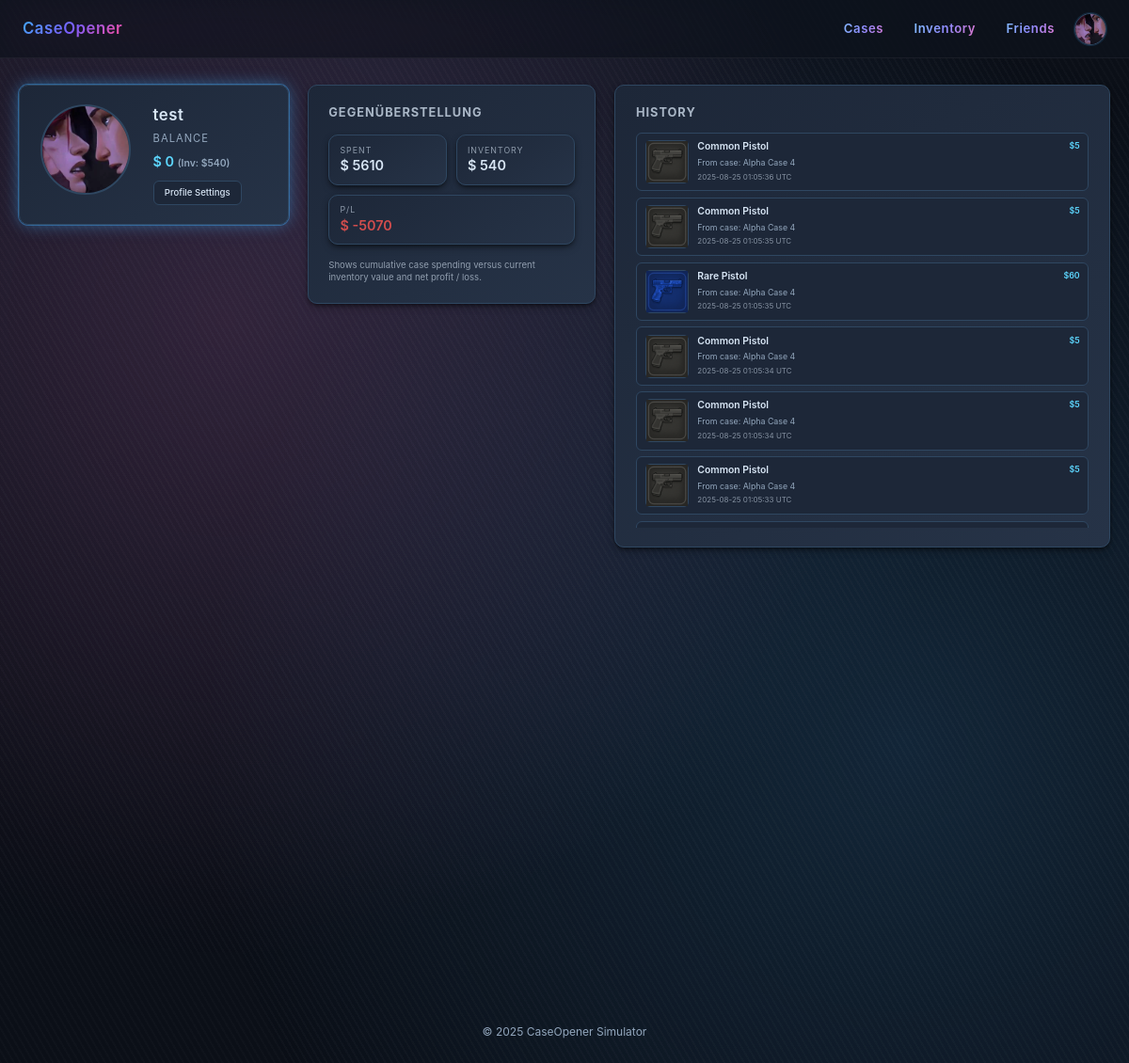
Screenshot of /profile (signed in) with the database file from the repository.
### models.py (models this page shows, shortened)
class User(db.Model):
    __tablename__ = 'users'
    id = db.Column(db.Integer, primary_key=True)
    username = db.Column(db.String(80), unique=True, nullable=False, index=True)
    password_hash = db.Column(db.String(255), nullable=False)
    avatar = db.Column(db.String(255), nullable=True)
    money = db.Column(db.Integer, default=0, nullable=False)
    public_enabled = db.Column(db.Boolean, default=False, nullable=False)
    public_slug = db.Column(db.String(120), unique=True, nullable=True, index=True)
    total_spent = db.Column(db.Integer, default=0, nullable=False)  # cumulative case spending
    created_at = db.Column(db.DateTime, default=datetime.utcnow, nullable=False)
    inventory_items = db.relationship('InventoryItem', back_populates='user', cascade='all, delete-orphan')
    @property
    def inventory_total_value(self) -> int:
        total = 0
        for inv in self.inventory_items:
            if inv.item:
                total += inv.item.value * inv.quantity
        return total

class Item(db.Model):
    __tablename__ = 'items'
    id = db.Column(db.Integer, primary_key=True)
    name = db.Column(db.String(120), unique=True, nullable=False, index=True)
    value = db.Column(db.Integer, nullable=False, default=0)
    image = db.Column(db.String(255), nullable=True)
    rarity = db.Column(db.String(32), nullable=True, index=True)  # added later; may be null for legacy rows
    created_at = db.Column(db.DateTime, default=datetime.utcnow, nullable=False)
    inventory_entries = db.relationship('InventoryItem', back_populates='item')

class InventoryItem(db.Model):
    __tablename__ = 'inventory_items'
    id = db.Column(db.Integer, primary_key=True)
    user_id = db.Column(db.Integer, db.ForeignKey('users.id'), nullable=False, index=True)
    item_id = db.Column(db.Integer, db.ForeignKey('items.id'), nullable=False, index=True)
    quantity = db.Column(db.Integer, nullable=False, default=1)
    created_at = db.Column(db.DateTime, default=datetime.utcnow, nullable=False)
    user = db.relationship('User', back_populates='inventory_items')
    item = db.relationship('Item', back_populates='inventory_entries')

class AcquisitionHistory(db.Model):
    __tablename__ = 'acquisition_history'
    id = db.Column(db.Integer, primary_key=True)
    user_id = db.Column(db.Integer, db.ForeignKey('users.id'), nullable=False, index=True)
    item_id = db.Column(db.Integer, db.ForeignKey('items.id'), nullable=False, index=True)
    case_id = db.Column(db.Integer, nullable=True, index=True)
    case_name = db.Column(db.String(120), nullable=True)
    created_at = db.Column(db.DateTime, default=datetime.utcnow, nullable=False)
    user = db.relationship('User', backref=db.backref('acquisition_events', cascade='all, delete-orphan'))
    item = db.relationship('Item')

### app.py (the view)
@app.route('/profile')
def profile():
    uid = session.get('user_id')
    if not uid:
        return redirect(url_for('login'))
    user = User.query.get(uid)
    if not user:
        session.clear()
        return redirect(url_for('login'))
    history = AcquisitionHistory.query.filter_by(user_id=user.id).order_by(AcquisitionHistory.created_at.desc()).limit(25).all()
    return render_template('profile.html', user=user, history=history)

### app.py (called while the page is built, shortened)
@app.context_processor
def inject_current_user():
    uid = session.get('user_id')
    user = User.query.get(uid) if uid else None
    def avatar_url(u):
        if not u or not u.avatar or 'default-avatar' in u.avatar:
            return f"{DEFAULT_AVATAR_PATH}?v={DEFAULT_AVATAR_VERSION}"
        return u.avatar if (u.avatar.startswith('http') or u.avatar.startswith('/')) else '/' + u.avatar
    return {'current_user': user, 'avatar_url': avatar_url}

@app.before_request
def ensure_db_seeded():
    global _DB_INITIALIZED
    if _DB_INITIALIZED:
        return

### templates/profile.html (shortened to what this page needs)
{% extends "base.html" %}
{% block head %}<link rel="stylesheet" href="{{ url_for('static', filename='profile.css') }}">{% endblock %}
{% block content %}
<div class="stack profile-layout">
    <div class="row profile-row">
    <div class="surface glow profile-card" style="max-width:420px;">
            <div class="row profile-header" style="align-items:flex-start; gap:1.5rem;">
                <div style="display:flex; flex-direction:column; align-items:center; gap:.6rem;">
                    <img src="{{ avatar_url(user) }}" alt="Avatar" class="profile-avatar" style="width:96px;height:96px;border-radius:50%;object-fit:cover;border:2px solid #2f4761;">
                </div>
                <div class="stack profile-stack">
                    <div class="profile-username">{{ user.username }}</div>
                    <div class="text-dim profile-balance-label">Balance</div>
                    <div class="profile-balance">$ {{ user.money }} <span class="text-dim">(Inv: ${{ user.inventory_total_value }})</span></div>
                    <div>
                        <a href="{{ url_for('public_profile_settings') }}" class="btn" style="font-size:.6rem;padding:.45rem .7rem;margin-top:.3rem;">Profile Settings</a>
                    </div>
                </div>
            </div>
        </div>
        <div class="surface" style="flex:1 1 300px; max-width:420px; display:flex; flex-direction:column; gap:.9rem;">
            <h2 style="margin:0;font-size:.8rem;letter-spacing:1px;text-transform:uppercase;opacity:.75;">Gegenüberstellung</h2>
            <div class="row" style="flex-wrap:wrap; gap:.6rem;">
                <div class="surface" style="flex:1 1 120px; padding:.6rem .7rem;">
                    <div style="font-size:.55rem;letter-spacing:1px;text-transform:uppercase;opacity:.6;">Spent</div>
                    <div style="font-size:.9rem;font-weight:600;">$ {{ user.total_spent or 0 }}</div>
                </div>
                <div class="surface" style="flex:1 1 120px; padding:.6rem .7rem;">
                    <div style="font-size:.55rem;letter-spacing:1px;text-transform:uppercase;opacity:.6;">Inventory</div>
                    <div style="font-size:.9rem;font-weight:600;">$ {{ user.inventory_total_value }}</div>
                </div>
                <div class="surface" style="flex:1 1 120px; padding:.6rem .7rem;">
                    <div style="font-size:.55rem;letter-spacing:1px;text-transform:uppercase;opacity:.6;">P/L</div>
                    {% set pl = user.inventory_total_value - (user.total_spent or 0) %}
                    <div class="pl-value {{ 'pl-positive' if pl>=0 else 'pl-negative' }}">$ {{ pl }}</div>
                </div>
            </div>
            <div style="font-size:.6rem;opacity:.6;line-height:1.4;">Shows cumulative case spending versus current inventory value and net profit / loss.</div>
        </div>
                <div class="surface" style="flex:1 1 520px; max-width:560px; display:flex; flex-direction:column; gap:.75rem;">
                        <h2 style="margin:0;font-size:.8rem;letter-spacing:1px;text-transform:uppercase;opacity:.75;">History</h2>
                        {% if history %}
                        <div class="stack" style="--gap:.4rem;max-height:420px;overflow:auto;">
                            {% for ev in history %}
                                <div class="row" style="align-items:flex-start;gap:.6rem;font-size:.6rem;padding:.45rem .55rem;border:1px solid #2f4761;border-radius:6px;background:#1d2738;">
                                    <div style="flex:0 0 46px;height:46px;display:flex;align-items:center;justify-content:center;background:#223146;border:1px solid #2f4761;border-radius:5px;">
                                        {% if ev.item and ev.item.image %}
                                            <img src="/{{ ev.item.image.lstrip('/') }}" alt="{{ ev.item.name }}" style="max-width:100%;max-height:100%;object-fit:contain;">
                                        {% else %}
                                            <span style="opacity:.5;">—</span>
                                        {% endif %}
                                    </div>
                                    <div class="stack" style="--gap:.2rem;flex:1;">
                                        <div style="font-size:.65rem;font-weight:600;">{{ ev.item.name if ev.item else 'Item' }}</div>
                                        <div class="text-dim" style="font-size:.55rem;">From case: {{ ev.case_name or ('#'+ev.case_id|string) }}</div>
                                        <div style="font-size:.5rem;opacity:.55;">{{ ev.created_at.strftime('%Y-%m-%d %H:%M:%S') }} UTC</div>
                                    </div>
                                    <div style="font-size:.55rem;font-weight:600;color:var(--color-primary-accent);">${{ ev.item.value if ev.item else '?' }}</div>
                                </div>
                            {% endfor %}
                        </div>
                        {% else %}
                            <div class="text-dim" style="font-size:.6rem;">No history yet.</div>
                        {% endif %}
                    </div>
    </div>
</div>
{% endblock %}

### templates/base.html (shortened to what this page needs)
<!DOCTYPE html>
<html lang="en">
<head>
    <link rel="stylesheet" href="{{ url_for('static', filename='base.css') }}">
    {% block head %}{% endblock %}
</head>
<body class="app-shell">
    <header class="site-header">
        <nav class="nav-bar">
                        <div class="nav-brand"><a href="{{ url_for('home') if session.get('user_id') else url_for('login') }}" style="text-decoration:none;color:inherit;">CaseOpener</a></div>
                                                <div class="nav-actions">
                                {% if session.get('user_id') %}
                                    <a class="nav-link" href="{{ url_for('case_selector') }}">Cases</a>
                                    <a class="nav-link" href="{{ url_for('inventory_page') }}">Inventory</a>
                                    <a class="nav-link" href="{{ url_for('friends') }}">Friends</a>
                                {% endif %}
                                                                                                                                {% if current_user %}
                                                                                                                                                                        <div class="avatar-link" id="avatarMenu">
                                                                                                                                                                            <img class="avatar-menu-trigger" src="{{ avatar_url(current_user) }}" alt="avatar" style="width:34px;height:34px;border-radius:50%;object-fit:cover;border:1px solid #2f4761;box-shadow:0 0 0 1px rgba(63,169,245,.15);background:linear-gradient(135deg,#263347,#1d2738);">
                                                                                                                                    </div>
                                                                                                                                {% endif %}
                                                </div>
        </nav>
    </header>
    <main>
        {% block content %}{% endblock %}
    </main>
    <footer>
        <span class="text-dim">&copy; {{ 2025 }} CaseOpener Simulator</span>
    </footer>
</body>
</html>

### static/base.css (style rules this page uses)
:root { --color-bg: #0b0f17; --color-bg-alt: #141c2b; --color-surface: #1d2738; --color-surface-alt: #263347; --color-border: #2f4761; --color-border-glow: #3fa9f5; --color-primary: #3fa9f5; --color-primary-accent: #5dd7ff; --color-win: #ffd447; --color-danger: #ff4d5d; --color-text: #d8e6f5; --color-text-dim: #93a7bd; --gradient-accent: linear-gradient(135deg,#3fa9f5 0%,#7b5dfd 50%,#ff4d9c 100%); --radius-xs: 3px; --radius-sm: 6px; --radius-md: 10px; --radius-lg: 18px; --shadow-soft: 0 4px 10px -2px rgba(0,0,0,.4),0 2px 4px -1px rgba(0,0,0,.5); --shadow-glow: 0 0 0 1px rgba(63,169,245,.4),0 0 18px -2px rgba(63,169,245,.6); --transition-fast: 120ms cubic-bezier(.4,0,.2,1); --transition-medium: 240ms cubic-bezier(.4,0,.2,1); --font-stack: 'Inter', 'Segoe UI', Roboto, Oxygen, Ubuntu, Cantarell, 'Fira Sans', 'Droid Sans', 'Helvetica Neue', Arial, sans-serif; --font-mono: 'JetBrains Mono', 'Fira Code', Menlo, Consolas, monospace; }
* { box-sizing: border-box; }
html, body { height: 100%; }
body { margin: 0; font-family: var(--font-stack); -webkit-font-smoothing: antialiased; background: radial-gradient(circle at 30% 20%, #182233, #0b0f17 60%) fixed; color: var(--color-text); line-height: 1.4; overflow-y: scroll; }
body::before { content: ""; position: fixed; inset: 0; background: repeating-linear-gradient(60deg, rgba(255,255,255,.02) 0 2px, transparent 2px 6px), radial-gradient(circle at 80% 70%, rgba(63,169,245,.15), transparent 60%), radial-gradient(circle at 20% 30%, rgba(255,77,156,.12), transparent 55%); pointer-events: none; mix-blend-mode: screen; z-index: -1; }
a { color: var(--color-primary); text-decoration: none; }
img { max-width: 100%; display: block; }
.app-shell { min-height: 100%; display: flex; flex-direction: column; }
header.site-header { position: sticky; top: 0; z-index: 30; backdrop-filter: blur(14px) saturate(160%); background: rgba(13,18,28,.72); border-bottom: 1px solid rgba(255,255,255,.05); }
.nav-bar { display: flex; align-items: center; gap: 1.2rem; padding: .85rem 1.5rem; }
.nav-brand { font-weight: 600; font-size: 1.05rem; letter-spacing: .5px; background: var(--gradient-accent); -webkit-background-clip: text; color: transparent; }
.nav-actions { display: flex; gap: .6rem; }
.nav-link { position:relative; font-weight:600; font-size:.82rem; letter-spacing:.6px; padding:.4rem .65rem .45rem; border-radius:var(--radius-sm); background:transparent; border:1px solid transparent; display:inline-flex; align-items:center; gap:.35rem; line-height:1; cursor:pointer; }
.nav-link { background:linear-gradient(120deg,#7dd5ff 0%,#8f8bff 50%,#ff6fb8 100%); -webkit-background-clip:text; background-clip:text; color:transparent; }
.nav-link::after { content:""; position:absolute; left:10%; right:10%; bottom:.15rem; height:2px; background:linear-gradient(90deg,#5dd7ff,#7b5dfd,#ff4d9c); border-radius:2px; opacity:0; transform:scaleX(.4); transform-origin:center; transition:opacity var(--transition-medium), transform var(--transition-medium); }
main { flex: 1; width: min(1400px, 100%); margin: 0 auto; padding: 1.75rem 1.25rem 3rem; }
footer { text-align: center; font-size: .75rem; padding: 1.5rem 1rem; color: var(--color-text-dim); }
.surface { background: linear-gradient(145deg, var(--color-surface), var(--color-surface-alt)); border: 1px solid var(--color-border); border-radius: var(--radius-md); padding: 1.25rem 1.35rem; position: relative; box-shadow: var(--shadow-soft); }
.surface.glow { box-shadow: var(--shadow-glow); }
.btn { --btn-bg: var(--color-surface); --btn-border: var(--color-border); --btn-fg: var(--color-text); display: inline-flex; align-items: center; justify-content: center; gap: .5ch; font: 500 0.9rem/1 var(--font-stack); padding: .75rem 1.05rem; border-radius: var(--radius-sm); border: 1px solid var(--btn-border); background: var(--btn-bg); color: var(--btn-fg); cursor: pointer; position: relative; transition: background var(--transition-medium), border-color var(--transition-medium), transform var(--transition-fast), color var(--transition-medium); }
.avatar-link { position:relative; }
.avatar-menu-trigger { cursor:pointer; }
::placeholder { color: #5c7289; }
.stack { display: flex; flex-direction: column; gap: var(--gap, 1rem); }
.row { display: flex; gap: var(--gap, 1rem); }
.text-dim { color: var(--color-text-dim); }

### rows the page displays
User: avatar (picture), username "test", money "0", total_spent "5610"
Item: inventory_total_value "540"
AcquisitionHistory: item.image.lstrip (picture), item "Common Pistol", case_name "Alpha Case 4", created_at "2025-08-25 01:05:36", item "5"
AcquisitionHistory: item.image.lstrip (picture), item "Common Pistol", case_name "Alpha Case 4", created_at "2025-08-25 01:05:35", item "5"
AcquisitionHistory: item.image.lstrip (picture), item "Rare Pistol", case_name "Alpha Case 4", created_at "2025-08-25 01:05:35", item "60"
AcquisitionHistory: item.image.lstrip (picture), item "Common Pistol", case_name "Alpha Case 4", created_at "2025-08-25 01:05:34", item "5"
AcquisitionHistory: item.image.lstrip (picture), item "Common Pistol", case_name "Alpha Case 4", created_at "2025-08-25 01:05:34", item "5"
AcquisitionHistory: item.image.lstrip (picture), item "Common Pistol", case_name "Alpha Case 4", created_at "2025-08-25 01:05:33", item "5"

### other values shown
{{ pl }} "-5070"
{{ 2025 }} "2025"
